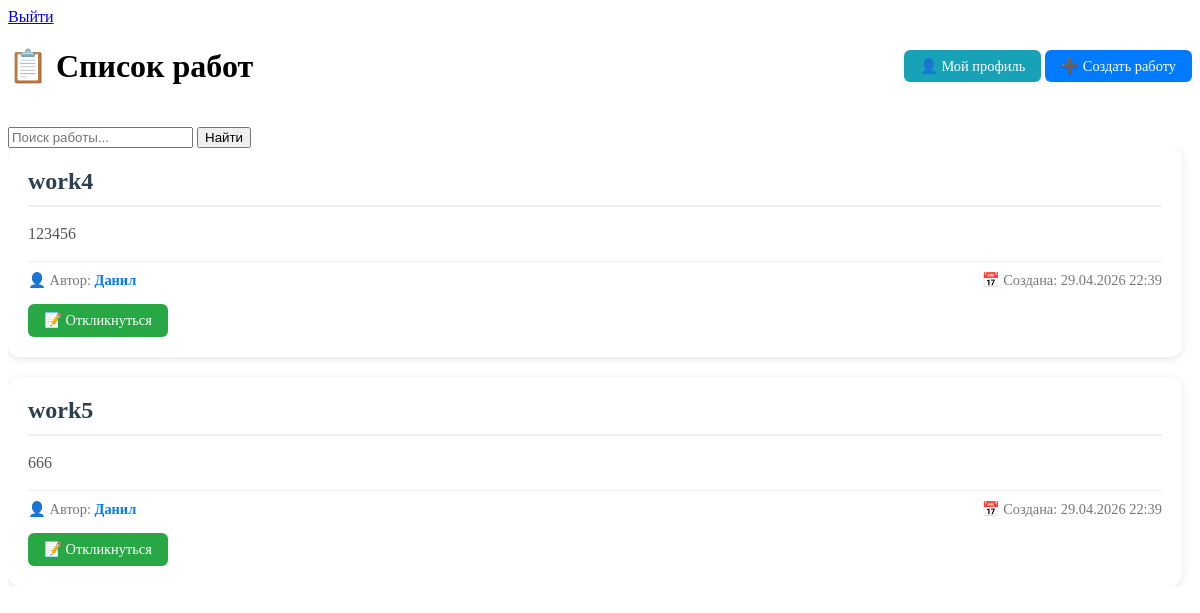
Page / (signed in) on the earlier database version.
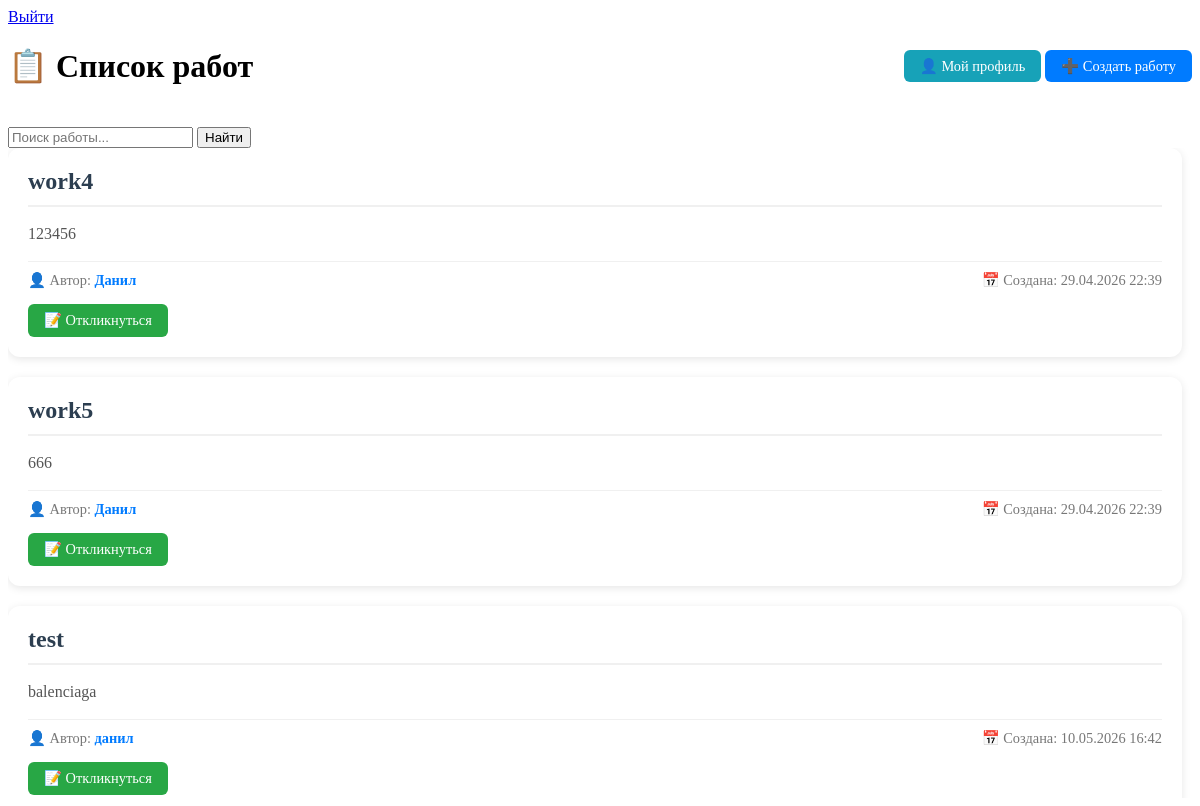
Same page on the later database version.
### data/jobs.py (models this page shows)
class Job(SqlAlchemyBase):
    __tablename__ = 'jobs'
    id = sqlalchemy.Column(sqlalchemy.Integer,
                           primary_key=True,
                           autoincrement=True)
    title = sqlalchemy.Column(sqlalchemy.String,
                              nullable=False)
    description = sqlalchemy.Column(sqlalchemy.String,
                                    nullable=False)
    author_id = sqlalchemy.Column(sqlalchemy.Integer,
                                  sqlalchemy.ForeignKey('users.id'))
    executor_id = sqlalchemy.Column(sqlalchemy.Integer,
                                    sqlalchemy.ForeignKey('users.id'),
                                    nullable=True)
    status = sqlalchemy.Column(sqlalchemy.String,
                               default='open')  # open, in_progress
    created_at = sqlalchemy.Column(sqlalchemy.DateTime,
                                   default=datetime.datetime.now)
    author = orm.relationship('User', foreign_keys=[author_id])
    executor = orm.relationship('User', foreign_keys=[executor_id])

### data/users.py (models this page shows, shortened)
class User(SqlAlchemyBase, UserMixin):
    __tablename__ = 'users'
    id = sqlalchemy.Column(sqlalchemy.Integer,
                           primary_key=True,
                           autoincrement=True)
    username = sqlalchemy.Column(sqlalchemy.String,
                                 unique=True,
                                 nullable=False)
    name = sqlalchemy.Column(sqlalchemy.String,
                             nullable=False)
    email = sqlalchemy.Column(sqlalchemy.String, nullable=False)
    hashed_password = sqlalchemy.Column(sqlalchemy.String,
                                        nullable=False)
    created_at = sqlalchemy.Column(sqlalchemy.DateTime,
                                   default=datetime.datetime.now)

### main.py (the view)
@app.route("/")
@login_required
def index():
    search_query = request.args.get('q', '').strip()
    with db_session.create_session() as db_sess:
        query = db_sess.query(Job).options(joinedload(Job.author), joinedload(Job.responses)).filter(
            Job.author_id != current_user.id)
        if search_query:
            query = query.filter(
                (Job.title.ilike(f"%{search_query}%")) |
                (Job.description.ilike(f"%{search_query}%"))
            )
        jobs = query.all()
    return render_template("index.html", jobs=jobs, search_query=search_query)

### data/db_session.py (called while the page is built)
def create_session() -> Session:
    global __factory
    return __factory()

### main.py (called while the page is built)
@login_manager.user_loader
def load_user(user_id):
    with db_session.create_session() as db_sess:
        return db_sess.get(User, int(user_id))

### templates/index.html (shortened to what this page needs)
{% extends "base.html" %}
{% block content %}
<div class="header-buttons">
    <h1>📋 Список работ</h1>
    <div>
        <a href="/profile" class="btn btn-info">👤 Мой профиль</a>
        <a href="/add_job" class="btn btn-primary">➕ Создать работу</a>
    </div>
</div>
<form action="/" method="get" class="search-form">
    <input type="text" name="q" placeholder="Поиск работы..." value="{{ search_query }}">
    <button type="submit">Найти</button>
</form>
<div class="jobs-container">
    {% if jobs %}
        {% for job in jobs %}
        <div class="job-card">
            <div class="job-header">
                <h3 class="job-title">{{ job.title }}</h3>
            </div>
            <div class="job-description">
                {{ job.description }}
            </div>
            <div class="job-meta">
                <div>
                    👤 Автор: <span class="author-name">{{ job.author.name }}</span>
                </div>
                <div>
                    📅 Создана: {{ job.created_at.strftime('%d.%m.%Y %H:%M') }}
                </div>
            </div>
            {% if current_user != job.author %}
            <div class="job-actions">
                <a href="/respond/{{ job.id }}" class="btn btn-success">📝 Откликнуться</a>
            </div>
            {% endif %}
        </div>
        {% endfor %}
    {% endif %}
</div>
{% endblock %}

### templates/base.html (shortened to what this page needs)
<!DOCTYPE html>
<html lang="en">
<head>
    </head>
    <body>
        <header>
            <naw class="navbar" navbar-light bg-light>
                {% if current_user.is_authenticated %}
                    <a class="navbar-brand" href="/logout">Выйти</a>
                {% endif %}
            </naw>
        </header>
        {% block content %}{% endblock %}
    </body>
</html>

### templates/index.html (style rules this page uses)
.jobs-container { display: flex; flex-direction: column; gap: 20px; max-height: calc(100vh - 150px); overflow-y: auto; padding-right: 10px; }
.job-card { background: white; border-radius: 12px; box-shadow: 0 2px 8px rgba(0,0,0,0.1); padding: 20px; transition: transform 0.2s, box-shadow 0.2s; }
.job-header { display: flex; justify-content: space-between; align-items: center; margin-bottom: 15px; border-bottom: 2px solid #f0f0f0; padding-bottom: 10px; }
.job-title { font-size: 1.5rem; color: #2c3e50; margin: 0; }
.job-description { color: #555; line-height: 1.5; margin: 15px 0; }
.job-meta { display: flex; justify-content: space-between; align-items: center; margin-top: 15px; padding-top: 10px; border-top: 1px solid #f0f0f0; font-size: 0.9rem; color: #777; }
.job-actions { display: flex; gap: 10px; margin-top: 15px; }
.btn { padding: 8px 16px; border: none; border-radius: 6px; cursor: pointer; text-decoration: none; font-size: 0.9rem; transition: opacity 0.2s; }
.btn-primary { background: #007bff; color: white; }
.btn-success { background: #28a745; color: white; }
.btn-info { background: #17a2b8; color: white; }
.header-buttons { display: flex; justify-content: space-between; align-items: center; margin-bottom: 20px; }
.author-name { font-weight: bold; color: #007bff; }

Differences in the rows shown:
added Job: title "test", description "balenciaga", author.name "данил", created_at "10.05.2026 16:42"
